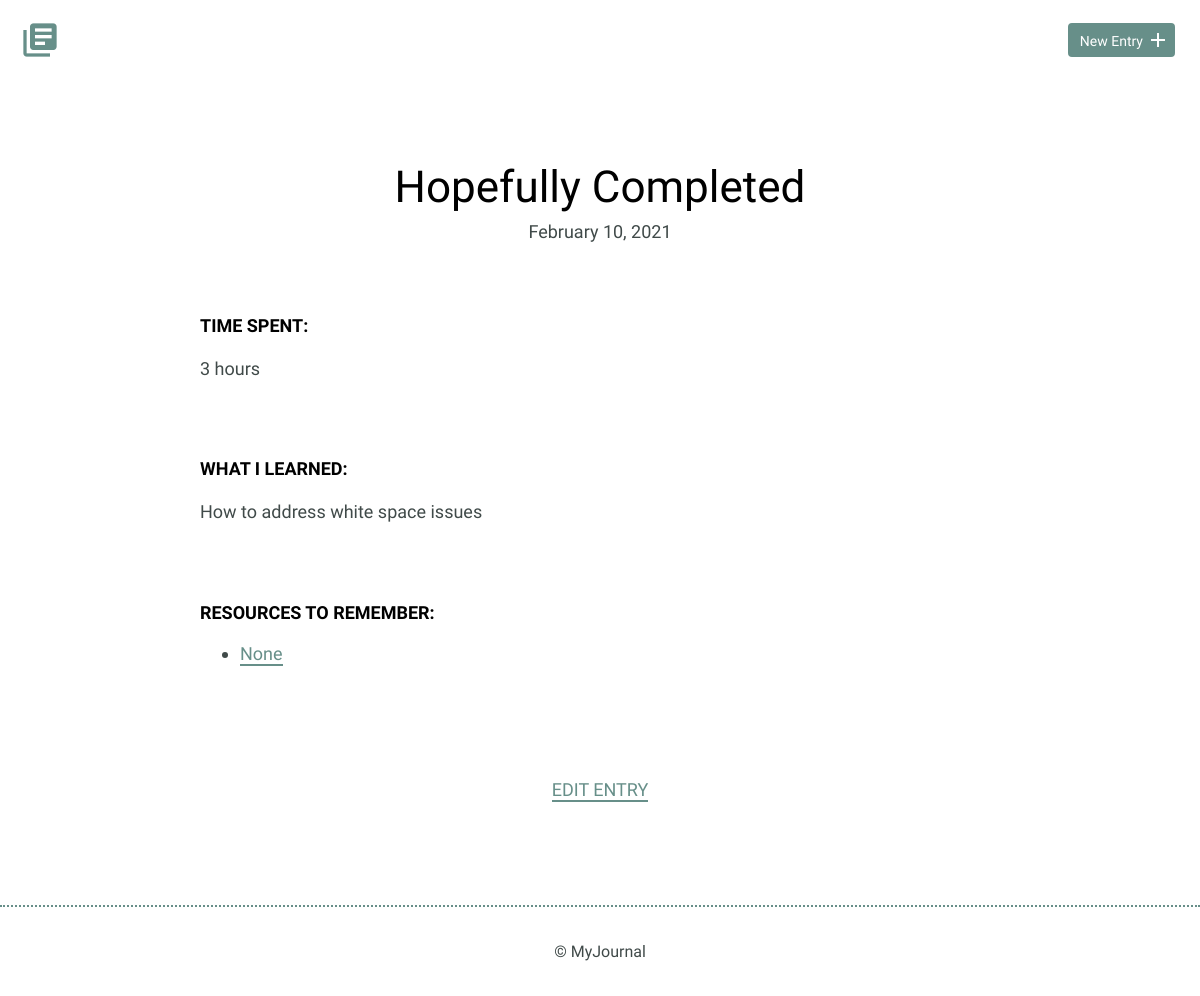
Page /detail.php?id=5 on the earlier database version.
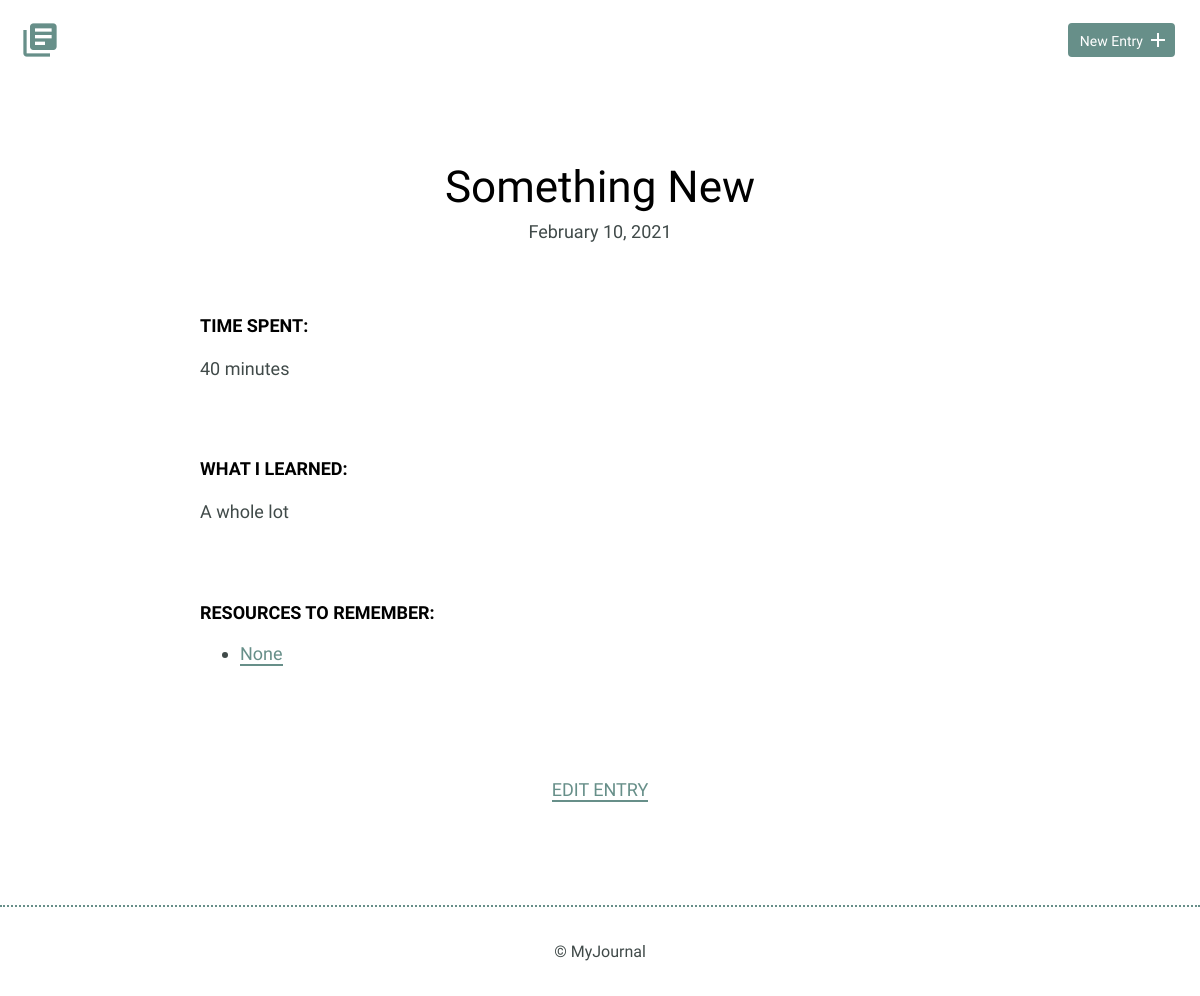
Same page on the later database version.
### tables this page shows
CREATE TABLE "entries" (
	`id`	INTEGER,
	`title`	TEXT,
	`date`	TEXT,
	`time_spent`	INTEGER,
	`learned`	BLOB,
	`resources`	BLOB,
	PRIMARY KEY(`id`)
);

### inc/functions.php (called while the page is built, shortened)
<?php
function journal_details($journal_id){
    include ('connection.php');
    $sql = 'SELECT * FROM entries WHERE id = ?';
    try{
        $results = $db->prepare($sql);
        $results->bindValue(1,$journal_id,PDO::PARAM_INT);
        $results->execute();
    } catch(Exception $e){
        echo "Error!: ".$e->getMessage();
        return false;
    }
    return $results->fetch();
}
?>

### detail.php (the view)
<?php
include('inc/connection.php');
include('inc/header.php');
include('inc/functions.php');
if(isset($_GET["id"])){
    $journal_id = filter_input(INPUT_GET, "id", FILTER_SANITIZE_NUMBER_INT);
    $item = journal_details($journal_id);
}
?>
<!DOCTYPE html>
<html>
    <body>
        <section>
            <div class="container">
                <div class="entry-list single">
                    <article>
                        <h1><?php echo $item["title"]; ?></h1>
                        <time datetime="<?php echo $item["date"]; ?>"><?php echo date('F d, Y', strtotime($item["date"])); ?></time>
                        <div class="entry">
                            <h3>Time Spent: </h3>
                            <p><?php echo $item["time_spent"]; ?></p>
                        </div>
                        <div class="entry">
                            <h3>What I Learned:</h3>
                            <p><?php echo $item["learned"]; ?></p>
                        </div>
                        <div class="entry">
                            <h3>Resources to Remember:</h3>
                            <ul>
                                <?php
                                if ($item["resources"] == null) {
                                    echo "No resources available.";
                                } else {
                                    $resources = explode(",", $item["resources"]);
                                    foreach ($resources as $resource) {
                                        echo "<li><a href=''>" . $resource . "</a></li>";
                                    }
                                }
                                ?>
                            </ul>
                        </div>
                    </article>
                </div>
            </div>
            <div class="edit">
                <?php
                echo "<p><a href='edit.php?id=" . $item["id"] . "'>Edit Entry</a></p>";
                ?>
            </div>
        </section>
    </body>
    <?php
      include('inc/footer.php');
      ?>
</html>

### inc/header.php (shortened to what this page needs)
<!DOCTYPE html>
<html>
    <head>
        <link rel="stylesheet" href="css/normalize.css">
        <link rel="stylesheet" href="css/site.css">
    </head>
    <body>
        <header>
            <div class="container">
                <div class="site-header">
                    <a class="logo" href="index.php"><i class="material-icons">library_books</i></a>
                    <a class="button icon-right" href="new.php"><span>New Entry</span> <i class="material-icons">add</i></a>
                </div>
            </div>
        </header>
     </body>

### inc/footer.php (shortened to what this page needs)
<!DOCTYPE html>
<html>
    <footer>
        <div>
            &copy; MyJournal
        </div>
    </footer>
</html>

### css/site.css (style rules this page uses)
body { font-size: 16px; color: #404a49; font-family: 'Cousine', serif; font-weight: 400; }
.container { margin: 0 auto; padding: 0 25px; }
header .site-header { margin: 0 auto; height: 95px; }
header .logo i { color: #678f89; margin: 20px 0 0 -5px; float: left; font-size: 40px; }
header .button { float: right; margin: 33px 0 0 0; }
footer { text-align: center; padding: 35px 0; border-top: 2px dotted #678f89; }
.button { padding: 8px 10px 6px 10px; background: #678f89; border: 2px solid #678f89; border-radius: 4px; text-decoration: none; color: #FFF; position: relative; text-align: center; font-size: 14px; }
.button.icon-right { padding-right: 30px; top: -10px; }
.button.icon-right i { position: absolute; top: 3px; right: 3px; }
h1, h2, h3 { margin: 0; font-weight: 400; line-height: 1em; color: #000; }
h1 { font-size: 44px; margin-bottom: 12px; }
h3 { font-size: 18px; font-family: 'Work Sans', serif; font-weight: 600; text-transform: uppercase; }
p { line-height: 1.8em; font-size: 18px; }
p a { border-bottom: 2px solid #678f89; padding: 0; color: #678f89; text-decoration: none; }
ul li { line-height: 1.8em; font-size: 18px; }
ul li a { border-bottom: 2px solid #678f89; line-height: 1.8em; color: #678f89; text-decoration: none; }
.entry-list, .edit-entry, .new-entry { max-width: 800px; margin: 0 auto; padding: 70px 0 150px 0; }
.entry-list article { margin-bottom: 70px; text-align: center; }
.entry-list article:last-child { margin-bottom: 0; }
.entry-list.single { padding-bottom: 70px; }
.entry-list.single time { font-size: 18px; }
.entry { max-width: 800px; margin: 75px auto 0 auto; text-align: left; }
.entry p { margin-bottom: 40px; }
.edit { padding-bottom: 80px; text-align: center; margin: 0 auto; }
.edit a { font-weight: 400; text-transform: uppercase; font-size: 18px; }

Differences in the rows shown:
changed entries "None": title "Hopefully Completed" → "Something New"; time_spent "3 hours" → "40 minutes"; learned "How to address white space issues" → "A whole lot"
